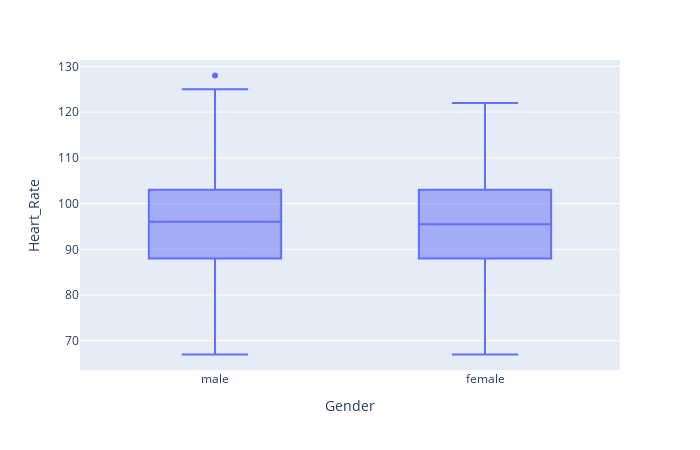

Source (notebook cell):
### Markdown cell above
* As we can observe the median , IQR and etc. for both groups are overly identical.We proved this fact in the previous section.

### Code cell
fig = px.box(exercise_train_data , x= "Gender" , y = "Heart_Rate")

fig.update_layout(      
    width=700,
    height=450,
)

fig.show()

### Figure 1 — Plotly figure (JSON) as saved in the notebook; plotly's stock layout.template omitted (floating-point values rounded to 4 significant figures; data arrays with more than 128 entries replaced by an {"elided": "..."} marker saying what was removed)
{"data": [{"alignmentgroup": "True", "hovertemplate": "Gender=%{x}<br>Heart_Rate=%{y}<extra></extra>", "legendgroup": "", "marker": {"color": "#636efa"}, "name": "", "notched": false, "offsetgroup": "", "orientation": "v", "showlegend": false, "type": "box", "x": {"elided": "12000 str values"}, "x0": " ", "xaxis": "x", "y": {"elided": "12000 int values"}, "y0": " ", "yaxis": "y"}], "layout": {"boxmode": "group", "height": 450, "legend": {"tracegroupgap": 0}, "margin": {"t": 60}, "width": 700, "xaxis": {"anchor": "y", "domain": [0, 1], "title": {"text": "Gender"}}, "yaxis": {"anchor": "x", "domain": [0, 1], "title": {"text": "Heart_Rate"}}}}
